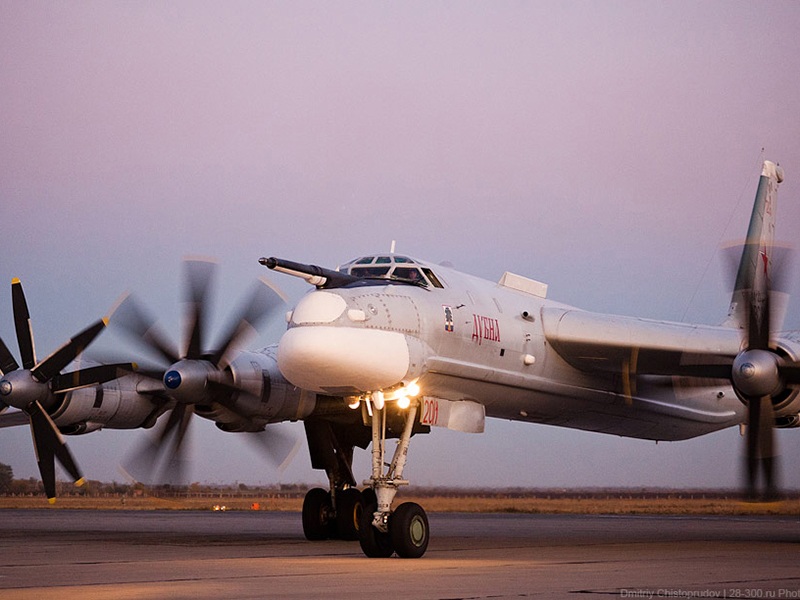
#> input picture tu95.jpeg, 800 x 600 px
$ python tupianfilter.py
#> lines starting #> are read from the running program, lines starting #| are printed output that depends on the picture
# -*- coding:utf-8 -*-
from PIL import Image,ImageFilter
# help(ImageFilter.UnsharpMask)

tu95 = Image.open('tu95.jpeg')#.resize((400,300))
#> tu95 is the input picture: PIL image 800x600 RGB; mean R, G, B 146.5, 126.7, 136.3
print(tu95)
#| <PIL.JpegImagePlugin.JpegImageFile image mode=RGB size=800x600 at 0x7F6E746AE390>

# 调用Image对象的filter()方法使用滤镜
# 模糊滤镜ImageFilter.BLUR
blur = tu95.filter(ImageFilter.BLUR)
# blur.show()

# 高斯模糊ImageFilter.GaussianBlur
gsblur = tu95.filter(ImageFilter.GaussianBlur(8))
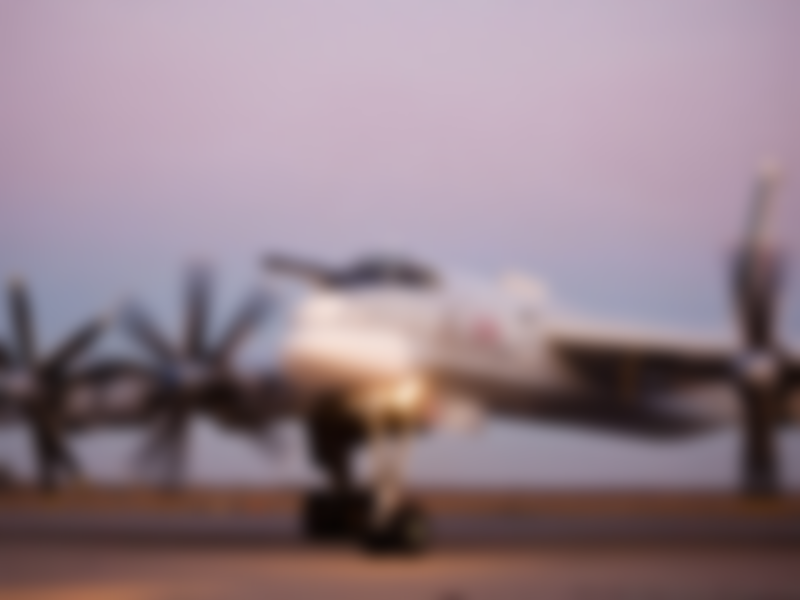
#> gsblur: PIL image 800x600 RGB; mean R, G, B 146.5, 126.6, 136.2
# gsblur.show()

# 查找边缘FIND_EDGES
fe = tu95.filter(ImageFilter.FIND_EDGES)
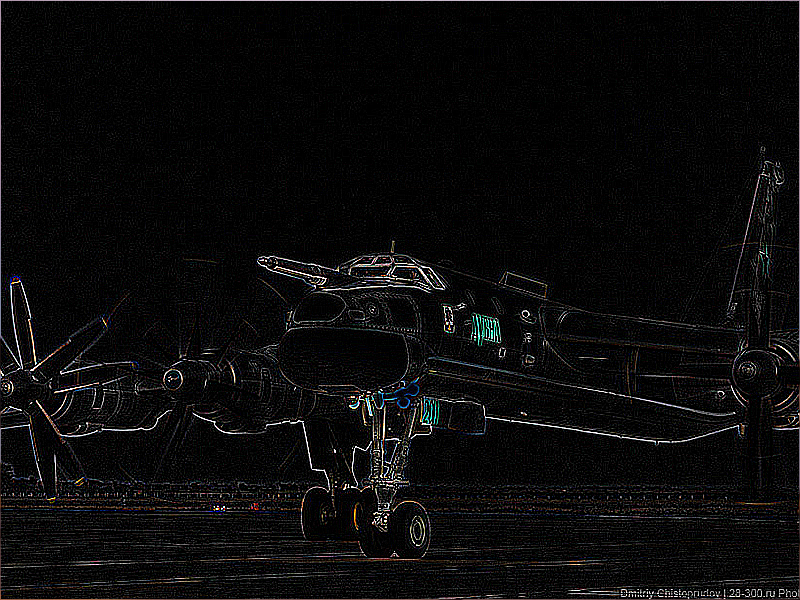
#> fe: PIL image 800x600 RGB; mean R, G, B 11.6, 11.2, 11.4
# fe.show()

# 边缘增强 EDGE_ENHANCE
ee = tu95.filter(ImageFilter.EDGE_ENHANCE)
# ee.show()

# 锐化 SHARPEN
sp = tu95.filter(ImageFilter.SHARPEN)
# sp.show()

# DETAIL
dtl = tu95.filter(ImageFilter.DETAIL)
# dtl.show()

# CONTOUR
ctr = tu95.filter(ImageFilter.CONTOUR)
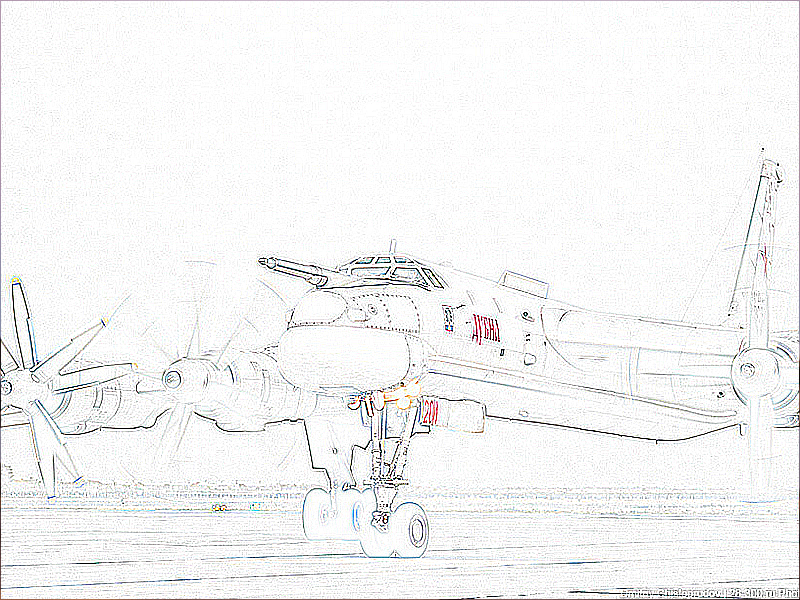
#> ctr: PIL image 800x600 RGB; mean R, G, B 243.6, 243.8, 243.7
# ctr.show()

# EMBOSS 浮雕
emb = tu95.filter(ImageFilter.EMBOSS)
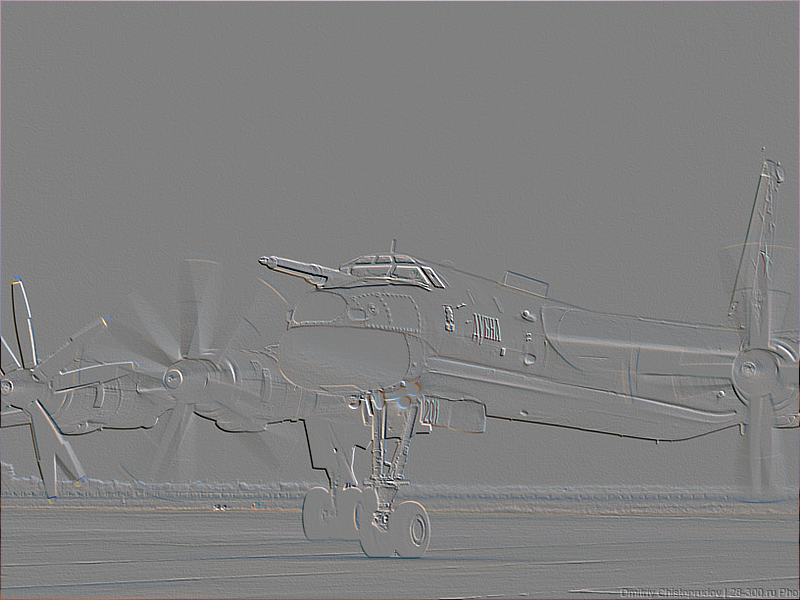
#> emb: PIL image 800x600 RGB; mean R, G, B 128.2, 128.1, 128.2
# emb.show()

# SMOOTH
smth = tu95.filter(ImageFilter.SMOOTH)
# smth.show()

# ImageFilter.MinFilter() 最小值滤波
minf = tu95.filter(ImageFilter.MinFilter(5))
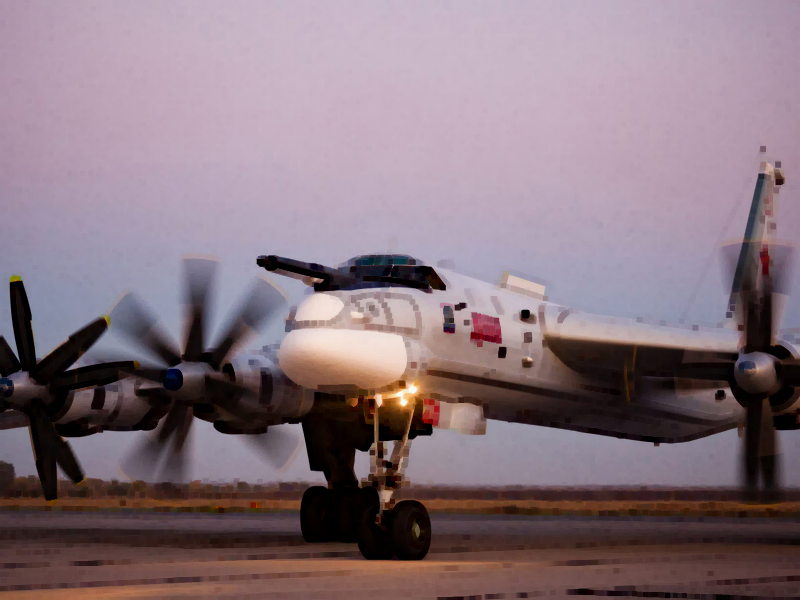
#> minf: PIL image 800x600 RGB; mean R, G, B 135.4, 116.3, 125.7
# minf.show()

# ImageFilter.MedianFilter() 中值滤波
midf = tu95.filter(ImageFilter.MedianFilter(5))
# midf.show()

# ImageFilter.MaxFilter() 最小值滤波
mixf = tu95.filter(ImageFilter.MaxFilter(5))
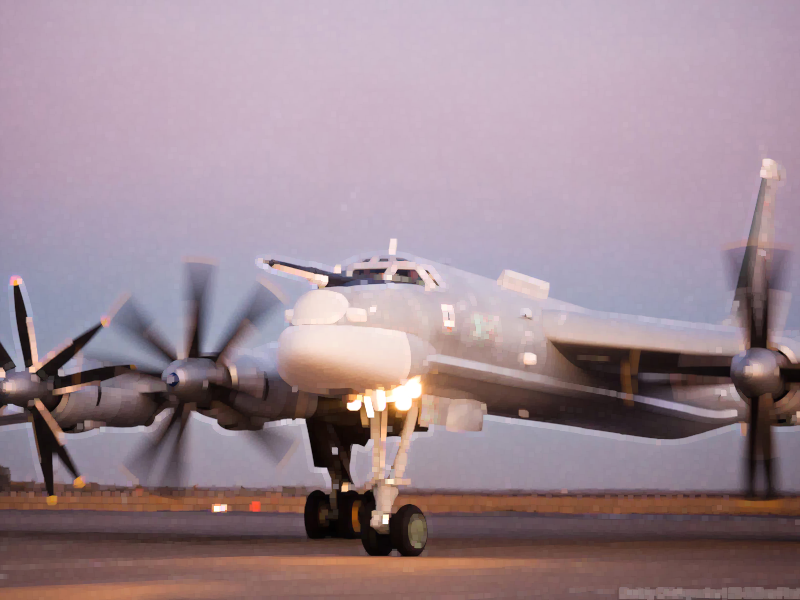
#> mixf: PIL image 800x600 RGB; mean R, G, B 157.6, 136.9, 146.7
# mixf.show()

# ImageFilter.UnsharpMask() USM锐化
usm = tu95.filter(ImageFilter.UnsharpMask(5))
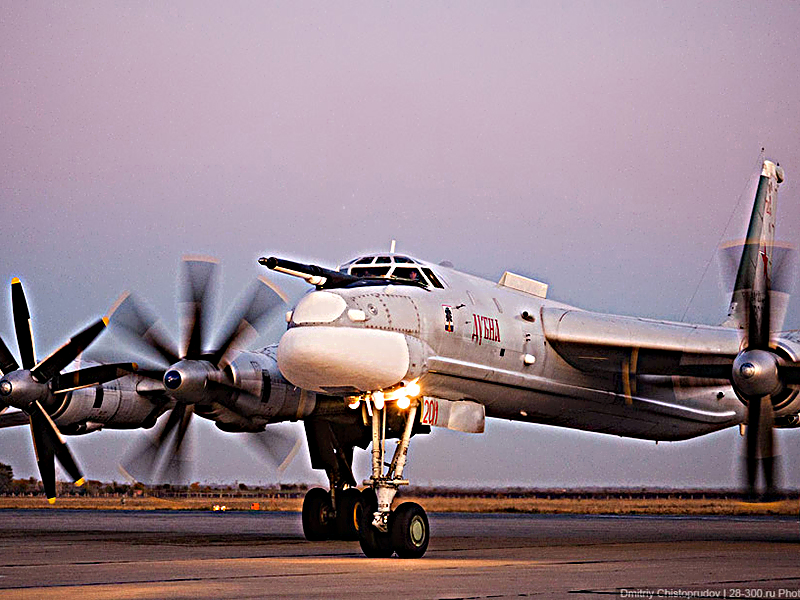
#> usm: PIL image 800x600 RGB; mean R, G, B 147.4, 128, 137.6
# usm.show()

$ run again, with taiwan.jpeg copied over tu95.jpeg
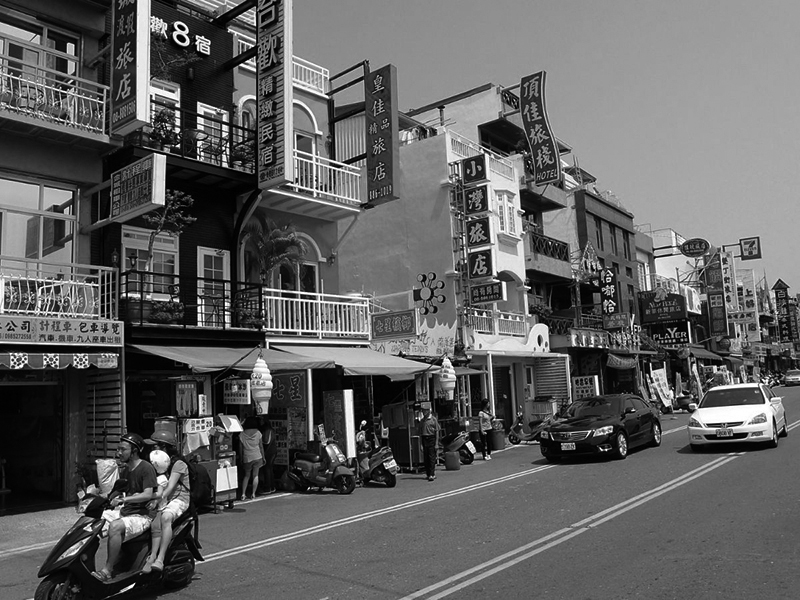
#> input picture taiwan.jpeg, 800 x 600 px
#> tu95 is the input picture: PIL image 800x600 L; min 0, max 255, mean 96.3
#| <PIL.JpegImagePlugin.JpegImageFile image mode=L size=800x600 at 0x7F6E746AF810>
#> `emb = tu95.filter(ImageFilter.EMBOSS)`:
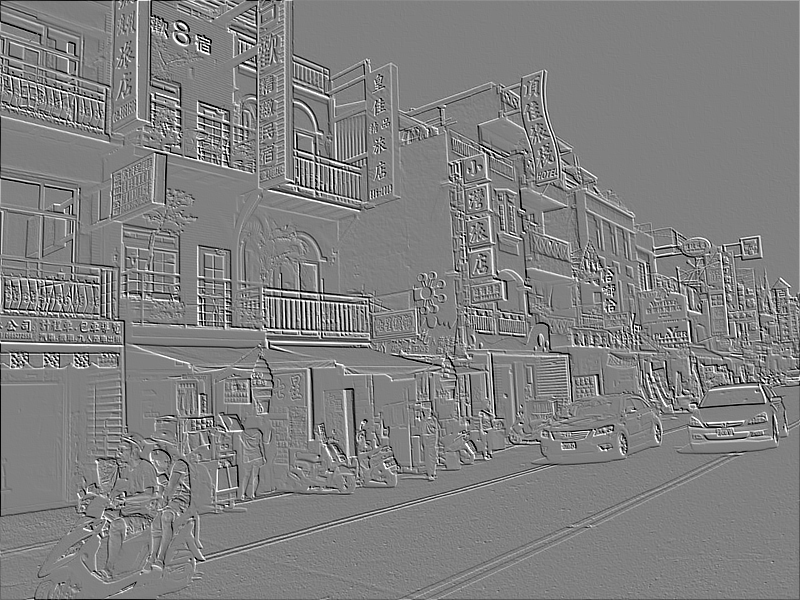
#> emb: PIL image 800x600 L; min 0, max 255, mean 128
#> `usm = tu95.filter(ImageFilter.UnsharpMask(5))`:
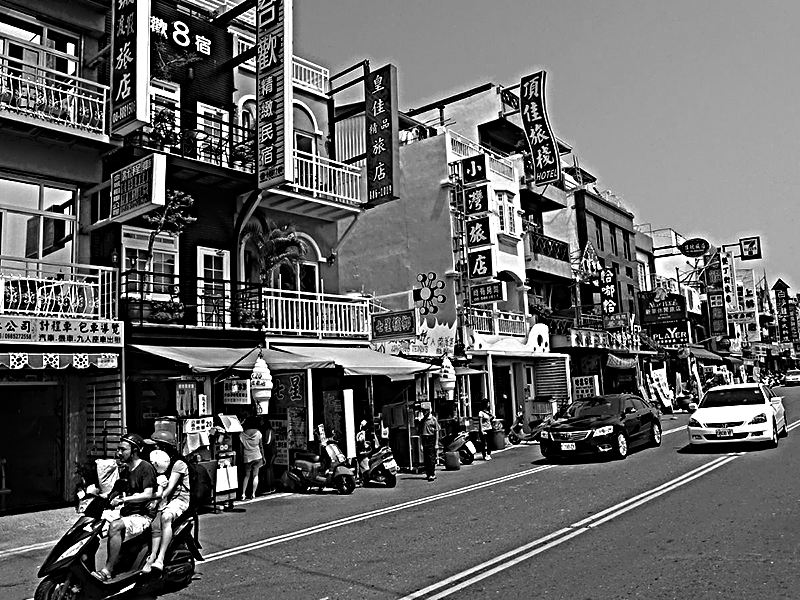
#> usm: PIL image 800x600 L; min 0, max 255, mean 98.8

$ run again, with cliff.jpg copied over tu95.jpeg
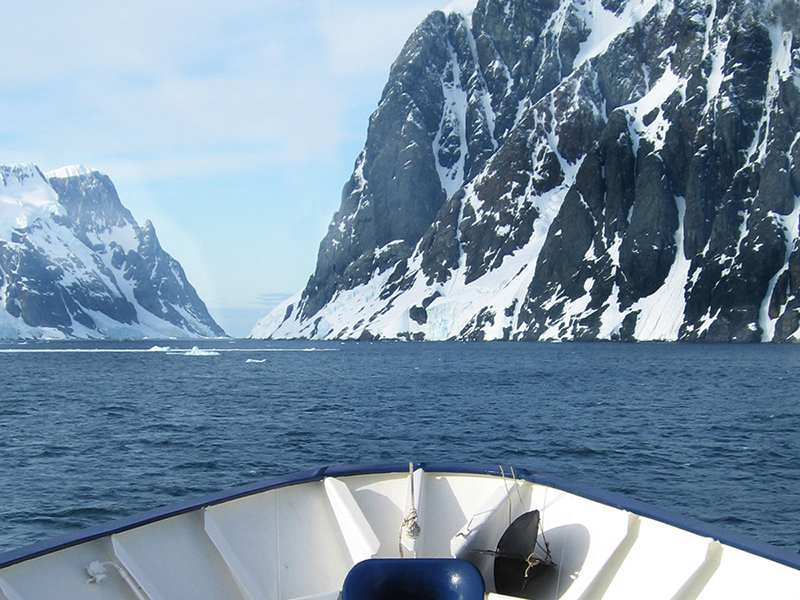
#> input picture cliff.jpg, 800 x 600 px
#> tu95 is the input picture: PIL image 800x600 RGB; mean R, G, B 121.4, 144.6, 165
#| <PIL.JpegImagePlugin.JpegImageFile image mode=RGB size=800x600 at 0x7F6E746BDD90>
#> `emb = tu95.filter(ImageFilter.EMBOSS)`:
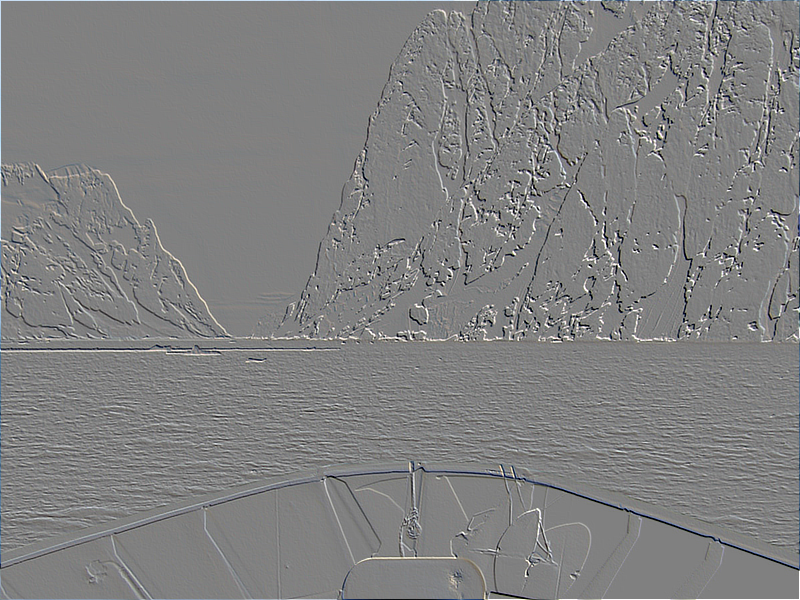
#> emb: PIL image 800x600 RGB; mean R, G, B 128.1, 128.2, 128.3
#> `usm = tu95.filter(ImageFilter.UnsharpMask(5))`:
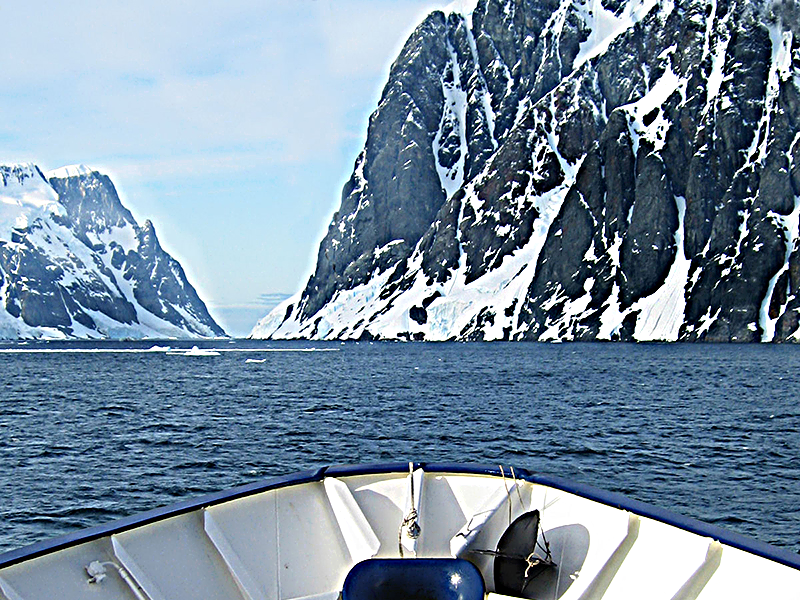
#> usm: PIL image 800x600 RGB; mean R, G, B 119.8, 141.5, 161.2
